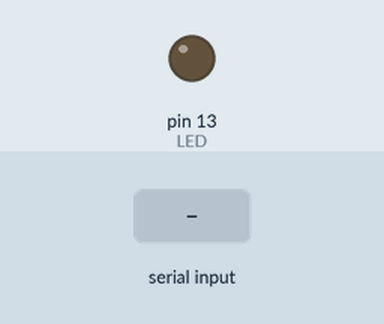
Simulated run of this sketch. Board: Arduino Uno, built with avr-gcc and run on an emulated ATmega328P. On the bench: output pins drawn as LEDs (lit = HIGH). The test bench sets the inputs (shaded band).

Above: at 1.2 s.
1.3 s: "1" received over Serial
At 2.4 s:
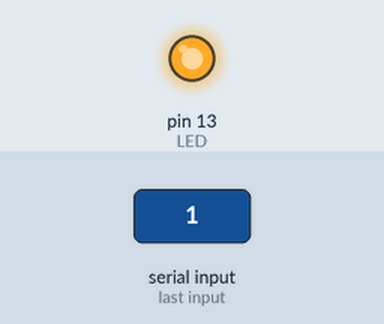
2.8 s: "2" received over Serial
At 3.6 s:
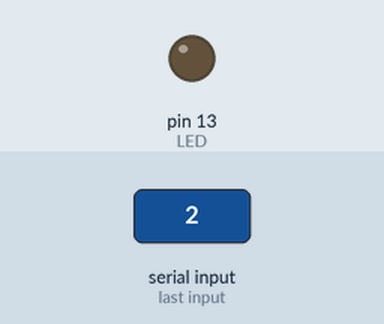
Timing chart, 0 to 5.8 s (numbered marks = the images above; inputs shaded):
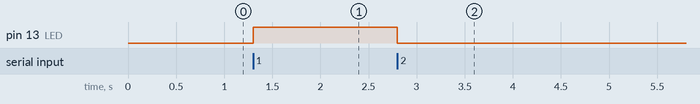

The sketch:

obs-tally.ino
```cpp
#define LED 13

void setup() {
  // Begin listening on the serial port
  Serial.begin(9600);

  // Set the LED pin (13) to output
  pinMode(LED, OUTPUT);
}

void loop() {
  if(Serial.available())
  {
    char currentScene = Serial.read();
    if (currentScene == '1')
    {
      digitalWrite(LED, HIGH);
    }
    else if (currentScene == '2')
    {
      digitalWrite(LED, LOW);
    }
  }
}
```

Measured:
- after the input at 1.3 s, pin 13 (LED): LOW → HIGH at once
- after the input at 2.8 s, pin 13 (LED): HIGH → LOW at once
